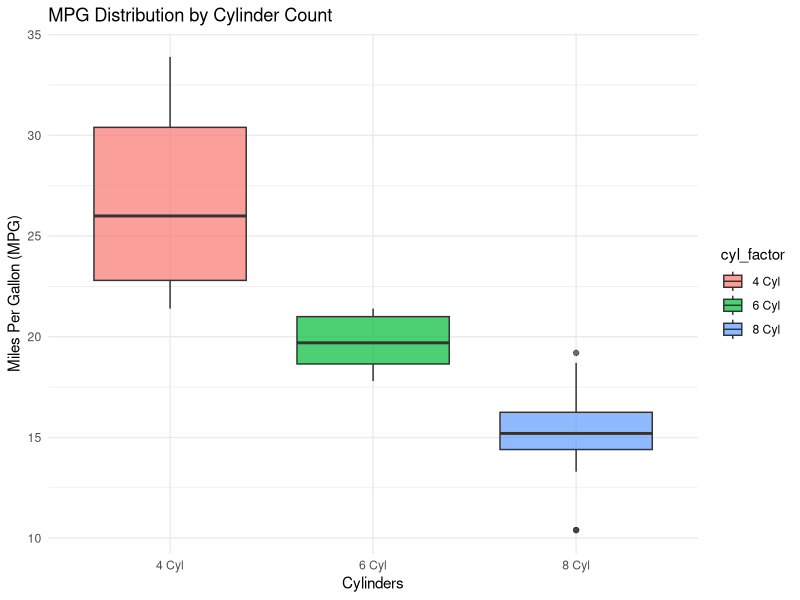

Source code (R):
# Load necessary libraries
# install.packages("dplyr")
library(ggplot2)
library(dplyr)

# Load the mtcars dataset
data("mtcars")

# Data manipulation: Add a factor column for cylinders
mtcars <- mtcars %>%
  mutate(cyl_factor = factor(cyl, levels = c(4, 6, 8), labels = c("4 Cyl", "6 Cyl", "8 Cyl")))

# Summarize the dataset: Calculate mean MPG by cylinder category
summary_table <- mtcars %>%
  group_by(cyl_factor) %>%
  summarise(mean_mpg = mean(mpg, na.rm = TRUE))

print(summary_table)

# Plot
ggplot(mtcars, aes(x = cyl_factor, y = mpg, fill = cyl_factor)) +
  geom_boxplot(alpha = 0.7) +
  labs(title = "MPG Distribution by Cylinder Count",
       x = "Cylinders",
       y = "Miles Per Gallon (MPG)") +
  theme_minimal()